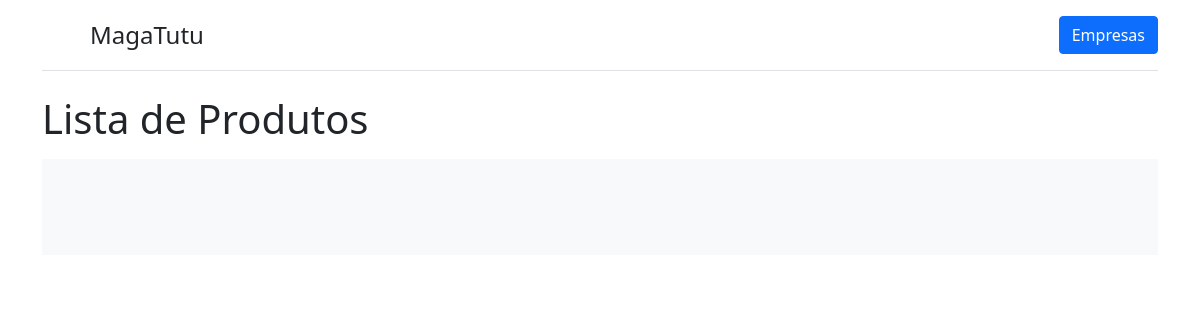
The app's page /, older data.
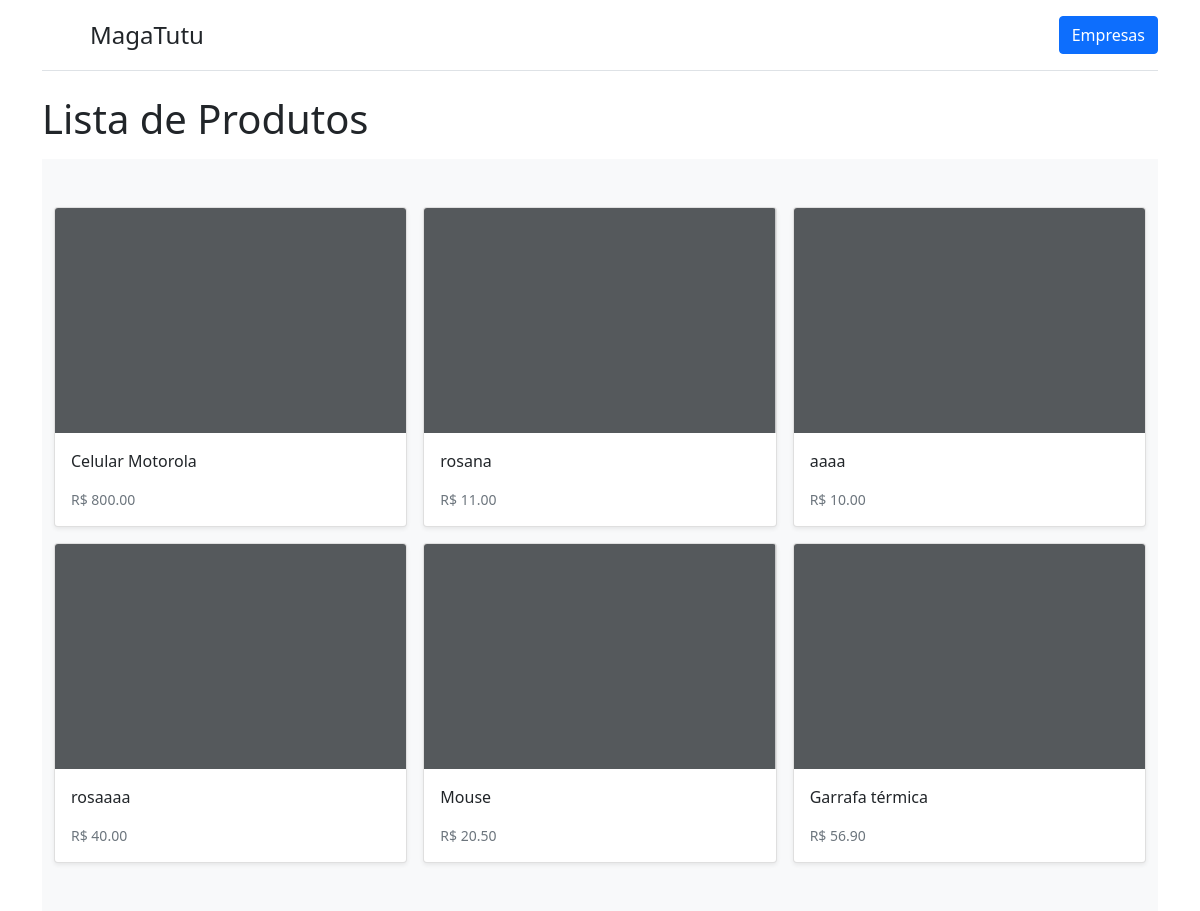
The same page, newer data.
### app/models.py (models this page shows)
class Produtos(models.Model):
    nome = models.CharField(max_length=100)
    descricao = models.CharField(max_length=1000)
    qtde_estoque = models.IntegerField()
    preco = models.DecimalField(max_digits=9, decimal_places=2)
    empresa = models.ForeignKey(Empresas, on_delete=models.CASCADE)
    categoria = models.ForeignKey(Categorias, on_delete=models.CASCADE)

### app/views.py (the view)
# urls.py: path('', views.home, name='home'),
def home(request):
    data = {}
    data['produtos'] = models.Produtos.objects.all()
    return render(request, "index.html",data)

### app/templates/index.html (shortened to what this page needs)
<!DOCTYPE html>
<html lang="pt-br">
<head>
  <link href="https://cdn.jsdelivr.net/npm/bootstrap@5.1.1/dist/css/bootstrap.min.css" rel="stylesheet"
>
</head>
<body>
  <div class="container">
    <header class="d-flex flex-wrap justify-content-center py-3 mb-4 border-bottom">
      <a href="/" class="d-flex align-items-center mb-3 mb-md-0 me-md-auto text-dark text-decoration-none">
        <svg class="bi me-2" width="40" height="32">
          <use xlink:href="#bootstrap" />
        </svg>
        <span class="fs-4">MagaTutu</span>
      </a>
      <a class="btn btn-primary" href="/empresas" role="button">Empresas</a>
    </header>
  </div>
  <div class="container">
    <h1>Lista de Produtos</h1>
    <div class="album py-5 bg-light mt-3">
      <div class="container">
        <div class="row row-cols-1 row-cols-sm-2 row-cols-md-3 g-3">
          {% for produto in produtos %}
           <div class="col">
            <div class="card shadow-sm">
                           <div class="card-body">
                <p class="card-text">{{produto.nome}}</p>
                <div class="d-flex justify-content-between align-items-center">
                  <small class="text-muted">R$ {{produto.preco}}</small>
                </div>
              </div>
            </div>
          </div>
          {% endfor %}
        </div>
      </div>
    </div>
  </div>
</body>
</html>

Row changes from the older to the newer data that the page shows:
added Produtos: nome "Celular Motorola", preco "800.00"
added Produtos: nome "rosana", preco "11.00"
added Produtos: nome "aaaa", preco "10.00"
added Produtos: nome "rosaaaa", preco "40.00"
added Produtos: nome "Mouse", preco "20.50"
added Produtos: nome "Garrafa térmica", preco "56.90"
